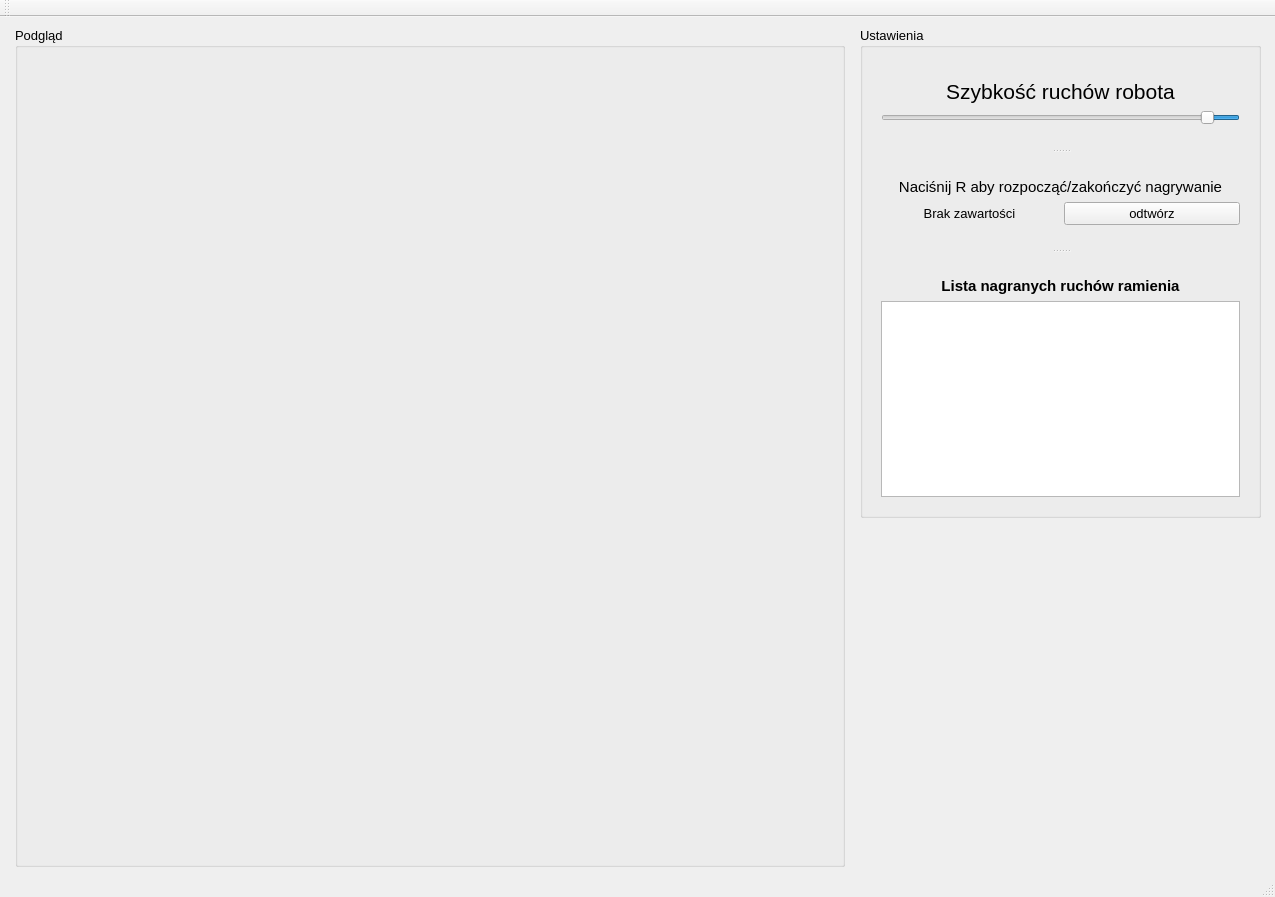
<?xml version="1.0" encoding="UTF-8"?>
<ui version="4.0">
 <class>MainWindow</class>
 <widget class="QMainWindow" name="MainWindow">
  <property name="geometry">
   <rect>
    <x>0</x>
    <y>0</y>
    <width>1275</width>
    <height>897</height>
   </rect>
  </property>
  <property name="windowTitle">
   <string>Symulator ramienia robota</string>
  </property>
  <property name="styleSheet">
   <string notr="true"/>
  </property>
  <widget class="QWidget" name="centralWidget">
   <widget class="QGroupBox" name="groupBox">
    <property name="geometry">
     <rect>
      <x>15</x>
      <y>10</y>
      <width>830</width>
      <height>840</height>
     </rect>
    </property>
    <property name="font">
     <font>
      <pointsize>10</pointsize>
     </font>
    </property>
    <property name="title">
     <string>Podgląd</string>
    </property>
   </widget>
   <widget class="QGroupBox" name="groupBox_2">
    <property name="geometry">
     <rect>
      <x>860</x>
      <y>10</y>
      <width>401</width>
      <height>491</height>
     </rect>
    </property>
    <property name="font">
     <font>
      <pointsize>10</pointsize>
     </font>
    </property>
    <property name="title">
     <string>Ustawienia</string>
    </property>
    <widget class="QSplitter" name="splitter">
     <property name="geometry">
      <rect>
       <x>10</x>
       <y>40</y>
       <width>381</width>
       <height>441</height>
      </rect>
     </property>
     <property name="orientation">
      <enum>Qt::Vertical</enum>
     </property>
     <property name="handleWidth">
      <number>30</number>
     </property>
     <widget class="QWidget" name="layoutWidget">
      <layout class="QVBoxLayout" name="verticalLayout">
       <item>
        <widget class="QLabel" name="label">
         <property name="font">
          <font>
           <pointsize>16</pointsize>
          </font>
         </property>
         <property name="text">
          <string>Szybkość ruchów robota</string>
         </property>
         <property name="alignment">
          <set>Qt::AlignCenter</set>
         </property>
        </widget>
       </item>
       <item>
        <layout class="QHBoxLayout" name="horizontalLayout">
         <item>
          <widget class="QSlider" name="horizontalSlider">
           <property name="minimum">
            <number>3</number>
           </property>
           <property name="maximum">
            <number>30</number>
           </property>
           <property name="value">
            <number>5</number>
           </property>
           <property name="orientation">
            <enum>Qt::Horizontal</enum>
           </property>
           <property name="invertedAppearance">
            <bool>true</bool>
           </property>
          </widget>
         </item>
        </layout>
       </item>
      </layout>
     </widget>
     <widget class="QWidget" name="layoutWidget">
      <layout class="QVBoxLayout" name="verticalLayout_2">
       <item>
        <widget class="QLabel" name="label_2">
         <property name="font">
          <font>
           <pointsize>11</pointsize>
          </font>
         </property>
         <property name="text">
          <string>Naciśnij R aby rozpocząć/zakończyć nagrywanie</string>
         </property>
         <property name="alignment">
          <set>Qt::AlignCenter</set>
         </property>
        </widget>
       </item>
       <item>
        <layout class="QHBoxLayout" name="horizontalLayout_3">
         <item>
          <layout class="QHBoxLayout" name="horizontalLayout_2">
           <item>
            <widget class="QLabel" name="rec_info">
             <property name="text">
              <string>Brak zawartości</string>
             </property>
             <property name="alignment">
              <set>Qt::AlignCenter</set>
             </property>
            </widget>
           </item>
           <item>
            <widget class="QPushButton" name="rec_play">
             <property name="text">
              <string>odtwórz</string>
             </property>
            </widget>
           </item>
          </layout>
         </item>
        </layout>
       </item>
      </layout>
     </widget>
     <widget class="QWidget" name="layoutWidget">
      <layout class="QVBoxLayout" name="verticalLayout_3">
       <item>
        <widget class="QLabel" name="label_3">
         <property name="font">
          <font>
           <pointsize>11</pointsize>
           <weight>50</weight>
           <bold>false</bold>
          </font>
         </property>
         <property name="frameShape">
          <enum>QFrame::NoFrame</enum>
         </property>
         <property name="text">
          <string>&lt;b&gt;Lista nagranych ruchów ramienia&lt;/b&gt;</string>
         </property>
         <property name="textFormat">
          <enum>Qt::AutoText</enum>
         </property>
         <property name="alignment">
          <set>Qt::AlignCenter</set>
         </property>
         <property name="margin">
          <number>11</number>
         </property>
        </widget>
       </item>
       <item>
        <widget class="QListWidget" name="list_przebiegow">
         <property name="currentRow">
          <number>-1</number>
         </property>
        </widget>
       </item>
      </layout>
     </widget>
    </widget>
   </widget>
  </widget>
  <widget class="QMenuBar" name="menuBar">
   <property name="geometry">
    <rect>
     <x>0</x>
     <y>0</y>
     <width>1275</width>
     <height>26</height>
    </rect>
   </property>
  </widget>
  <widget class="QToolBar" name="mainToolBar">
   <attribute name="toolBarArea">
    <enum>TopToolBarArea</enum>
   </attribute>
   <attribute name="toolBarBreak">
    <bool>false</bool>
   </attribute>
  </widget>
  <widget class="QStatusBar" name="statusBar"/>
 </widget>
 <layoutdefault spacing="6" margin="11"/>
 <resources/>
 <connections/>
</ui>
